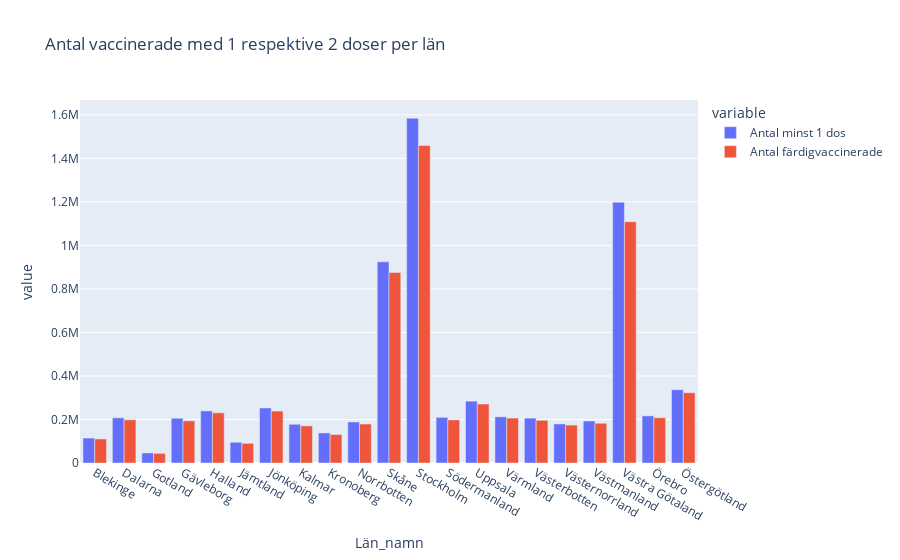

The notebook cell saved with this chart:
### Code cell
## Uppgift 2f

smittodata_v_r = smittodata_v_r.groupby("Län_namn").sum()

fig1 = px.bar(smittodata_v_r, x= smittodata_v_r.index, y = ["Antal minst 1 dos", "Antal färdigvaccinerade"], title= "Antal vaccinerade med 1 respektive 2 doser per län", barmode = 'group')


fig1.show()
fig1.write_html("Visualiseringar/Antal_vaccinerade_län.html")

### Figure 1 — Plotly figure (JSON) as saved in the notebook; plotly's stock layout.template omitted (floating-point values rounded to 4 significant figures)
{"data": [{"alignmentgroup": "True", "hovertemplate": "variable=Antal minst 1 dos<br>Län_namn=%{x}<br>value=%{y}<extra></extra>", "legendgroup": "Antal minst 1 dos", "marker": {"color": "#636efa", "pattern": {"shape": ""}}, "name": "Antal minst 1 dos", "offsetgroup": "Antal minst 1 dos", "orientation": "v", "showlegend": true, "textposition": "auto", "type": "bar", "x": ["Blekinge", "Dalarna", "Gotland", "Gävleborg", "Halland", "Jämtland", "Jönköping", "Kalmar", "Kronoberg", "Norrbotten", "Skåne", "Stockholm", "Södermanland", "Uppsala", "Värmland", "Västerbotten", "Västernorrland", "Västmanland", "Västra Götaland", "Örebro", "Östergötland"], "xaxis": "x", "y": [114711, 207596, 46143, 205563, 239400, 95357, 252915, 178030, 138254, 188604, 924401, 1584895, 209702, 284138, 212359, 206223, 179601, 193000, 1198310, 216725, 336692], "yaxis": "y"}, {"alignmentgroup": "True", "hovertemplate": "variable=Antal färdigvaccinerade<br>Län_namn=%{x}<br>value=%{y}<extra></extra>", "legendgroup": "Antal färdigvaccinerade", "marker": {"color": "#EF553B", "pattern": {"shape": ""}}, "name": "Antal färdigvaccinerade", "offsetgroup": "Antal färdigvaccinerade", "orientation": "v", "showlegend": true, "textposition": "auto", "type": "bar", "x": ["Blekinge", "Dalarna", "Gotland", "Gävleborg", "Halland", "Jämtland", "Jönköping", "Kalmar", "Kronoberg", "Norrbotten", "Skåne", "Stockholm", "Södermanland", "Uppsala", "Värmland", "Västerbotten", "Västernorrland", "Västmanland", "Västra Götaland", "Örebro", "Östergötland"], "xaxis": "x", "y": [110497, 198688, 44359, 193853, 230634, 90406, 238710, 170670, 130930, 179118, 875634, 1459095, 198260, 271144, 206427, 196346, 174331, 182788, 1108998, 207926, 322632], "yaxis": "y"}], "layout": {"barmode": "group", "legend": {"title": {"text": "variable"}, "tracegroupgap": 0}, "title": {"text": "Antal vaccinerade med 1 respektive 2 doser per län"}, "xaxis": {"anchor": "y", "domain": [0, 1], "title": {"text": "Län_namn"}}, "yaxis": {"anchor": "x", "domain": [0, 1], "title": {"text": "value"}}}}
